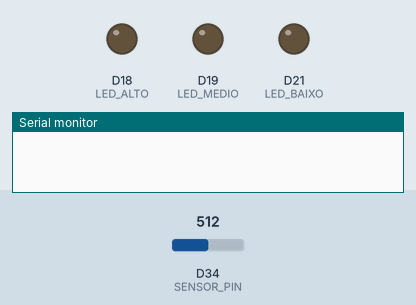
Recording of a sketch running on a simulated Arduino Due. Parts: output pins drawn as LEDs (lit = HIGH), the last lines printed to the serial monitor. The test bench sets the inputs (shaded band); at power-on: D34 (SENSOR_PIN) = 512 (analog values on the 0–1023 scale).

Above: at 5.0 s.
At 15.0 s:
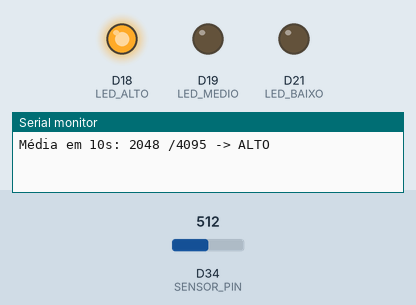
Timing chart, 0 to 26.0 s (numbered marks = the images above):
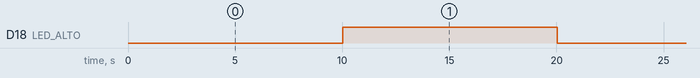

The sketch:

SensorRuido.ino
```cpp
#define SENSOR_PIN 34
#define LED_ALTO 18
#define LED_MEDIO 19
#define LED_BAIXO 21

const int LIMITE_BAIXO = 800;
const int LIMITE_ALTO = 1600;

unsigned long inicioPeriodo = 0;
const unsigned long intervalo = 10000;

long soma = 0;
int contador = 0;

void setup() {
  Serial.begin(115200);
  pinMode(SENSOR_PIN, INPUT);
  analogReadResolution(12);

  pinMode(LED_BAIXO, OUTPUT);
  pinMode(LED_MEDIO, OUTPUT);
  pinMode(LED_ALTO, OUTPUT);

  inicioPeriodo = millis();
}

void loop() {
  soma += analogRead(SENSOR_PIN);
  contador++;
  delay(50);

  if (millis() - inicioPeriodo >= intervalo) {
    int media = soma / contador;

    Serial.print("Média em 10s: ");
    Serial.print(media);
    Serial.print(" /4095 -> ");

    if (media < LIMITE_BAIXO) {
      Serial.println("BAIXO");
      digitalWrite(LED_BAIXO, HIGH);
      delay(10000);
      digitalWrite(LED_BAIXO, LOW);

    } else if (media < LIMITE_ALTO) {
      Serial.println("MÉDIO");
      digitalWrite(LED_MEDIO, HIGH);
      delay(10000);
      digitalWrite(LED_MEDIO, LOW);

    } else {
      Serial.println("ALTO");
      digitalWrite(LED_ALTO, HIGH);
      delay(10000);
      digitalWrite(LED_ALTO, LOW);
    }

    soma = 0;
    contador = 0;
    inicioPeriodo = millis();
  }
}
```

Measured:
- by itself, D18 (LED_ALTO): alternates HIGH for 10.0 s and LOW for 10.0 s
